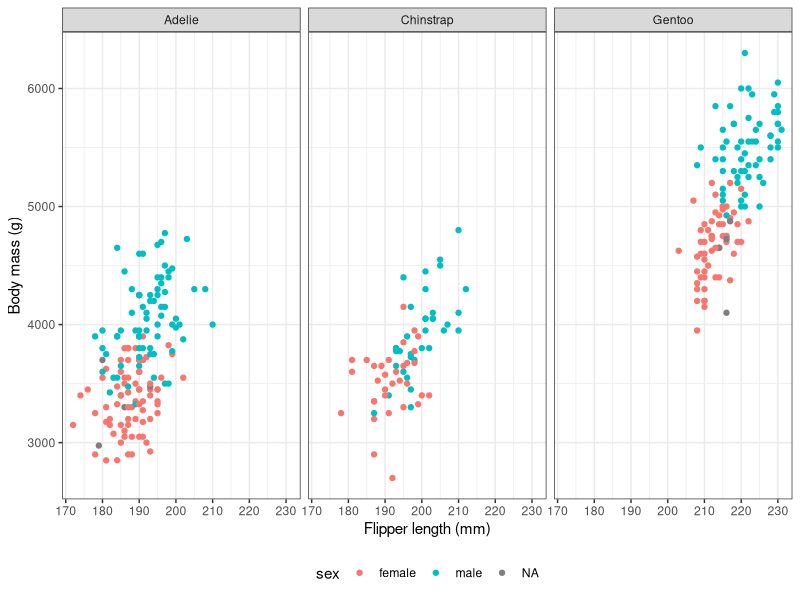
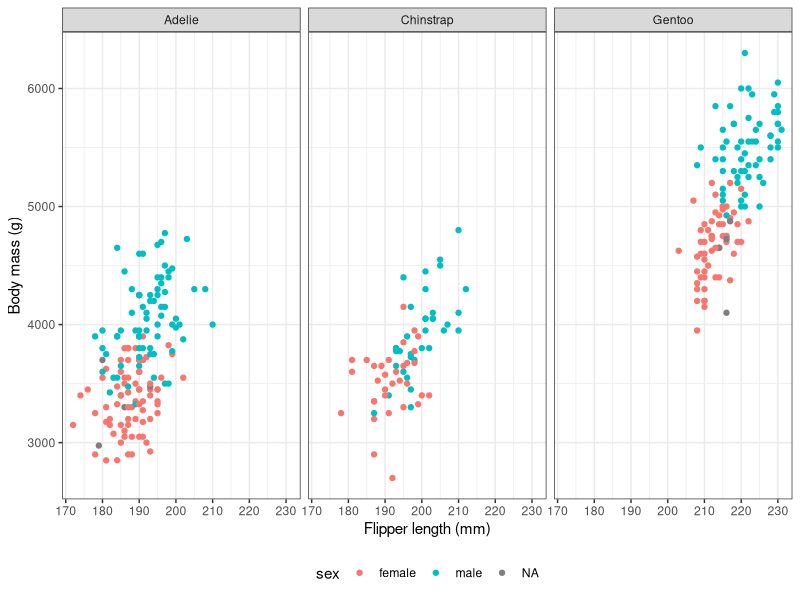

Reproduce these figures in R, in order.
## ---- chunk 1
knitr::opts_chunk$set(echo = TRUE, message = FALSE)
## ---- chunk 2
library(tidyverse)
library(palmerpenguins)
## ---- chunk 3
glimpse(penguins)
## ---- chunk 4
ggplot(penguins, aes(x = flipper_length_mm, y = body_mass_g, colour = sex)) +
  geom_point() +
  facet_wrap(~species) +
  labs(x = "Flipper length (mm)", y = "Body mass (g)") +
  theme_bw() +
  theme(legend.position = "bottom")
## ---- chunk 5
ggsave("figures/01_penguin_size_sex.png", width = 8, height = 6)
